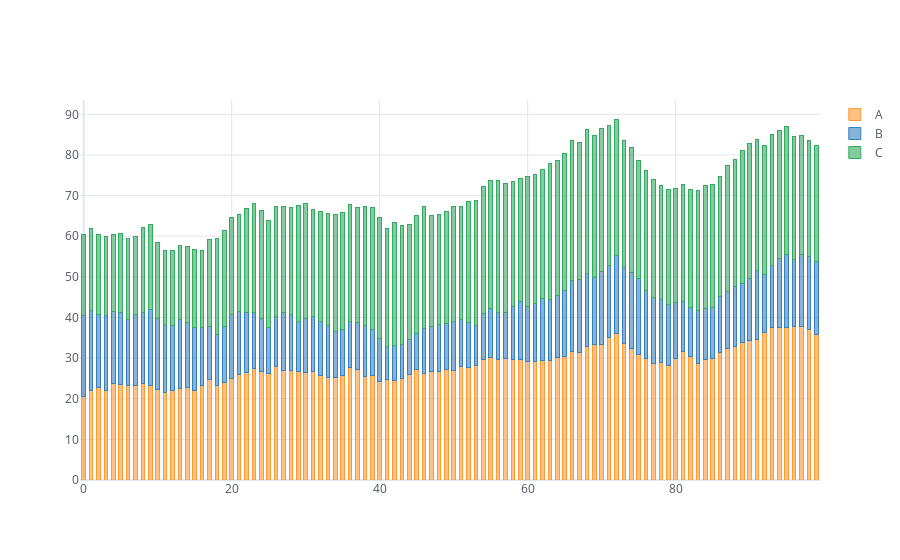

This figure's notebook cell:
### Code cell
df.iplot( kind='bar' , barmode='stack' , bargap=0.5)
